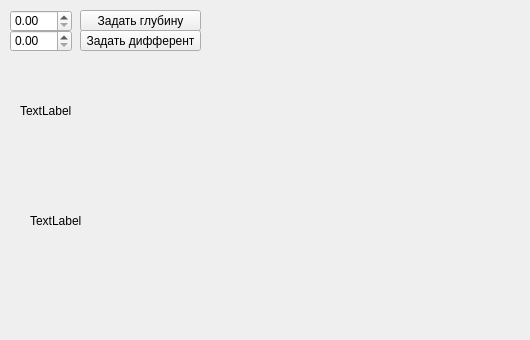
<?xml version="1.0" encoding="UTF-8"?>
<ui version="4.0">
 <class>Widget</class>
 <widget class="QWidget" name="Widget">
  <property name="geometry">
   <rect>
    <x>0</x>
    <y>0</y>
    <width>530</width>
    <height>340</height>
   </rect>
  </property>
  <property name="windowTitle">
   <string>Widget</string>
  </property>
  <widget class="QLabel" name="label">
   <property name="geometry">
    <rect>
     <x>20</x>
     <y>50</y>
     <width>201</width>
     <height>121</height>
    </rect>
   </property>
   <property name="text">
    <string>TextLabel</string>
   </property>
  </widget>
  <widget class="QLabel" name="label_2">
   <property name="geometry">
    <rect>
     <x>30</x>
     <y>130</y>
     <width>221</width>
     <height>181</height>
    </rect>
   </property>
   <property name="text">
    <string>TextLabel</string>
   </property>
  </widget>
  <widget class="QDoubleSpinBox" name="doubleSpinBox">
   <property name="geometry">
    <rect>
     <x>10</x>
     <y>10</y>
     <width>62</width>
     <height>22</height>
    </rect>
   </property>
  </widget>
  <widget class="QDoubleSpinBox" name="doubleSpinBox_2">
   <property name="geometry">
    <rect>
     <x>10</x>
     <y>30</y>
     <width>62</width>
     <height>22</height>
    </rect>
   </property>
  </widget>
  <widget class="QPushButton" name="pushButton">
   <property name="geometry">
    <rect>
     <x>80</x>
     <y>10</y>
     <width>121</width>
     <height>21</height>
    </rect>
   </property>
   <property name="text">
    <string>Задать глубину</string>
   </property>
  </widget>
  <widget class="QPushButton" name="pushButton_2">
   <property name="geometry">
    <rect>
     <x>80</x>
     <y>30</y>
     <width>121</width>
     <height>21</height>
    </rect>
   </property>
   <property name="text">
    <string>Задать дифферент</string>
   </property>
  </widget>
  <widget class="QWidget" name="gridLayoutWidget">
   <property name="geometry">
    <rect>
     <x>280</x>
     <y>20</y>
     <width>241</width>
     <height>311</height>
    </rect>
   </property>
   <layout class="QGridLayout" name="gridLayout"/>
  </widget>
 </widget>
 <layoutdefault spacing="6" margin="11"/>
 <resources/>
 <connections/>
</ui>
